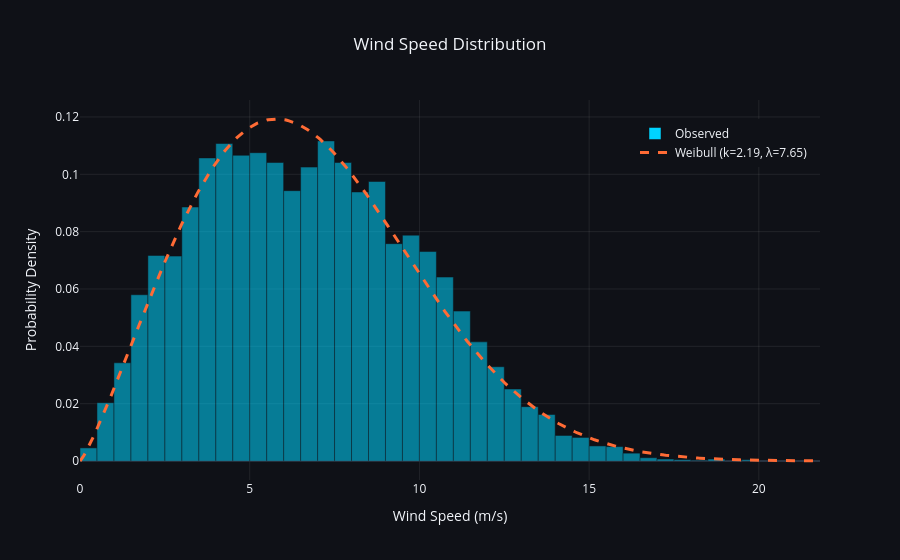

The cell this chart's notebook holds for it:
### Code cell
loc.plot_wind_distribution(weibull_params=loc.create_weibull()).show()

### Figure 1 — Plotly figure (JSON) as saved in the notebook; plotly's stock layout.template omitted (floating-point values rounded to 4 significant figures; data arrays with more than 128 entries replaced by an {"elided": "..."} marker saying what was removed)
{"data": [{"histnorm": "probability density", "marker": {"color": "#00d4ff", "line": {"color": "#0f1117", "width": 0.5}, "opacity": 0.55}, "name": "Observed", "nbinsx": 40, "type": "histogram", "x": {"elided": "8760 float values"}}, {"line": {"color": "#ff6b35", "dash": "dash", "width": 3}, "mode": "lines", "name": "Weibull (k=2.19, λ=7.65)", "type": "scatter", "x": {"elided": "500 float values"}, "y": {"elided": "500 float values"}}], "layout": {"barmode": "overlay", "legend": {"x": 0.75, "y": 0.95}, "paper_bgcolor": "#0f1117", "plot_bgcolor": "#0f1117", "title": {"text": "Wind Speed Distribution", "x": 0.5}, "xaxis": {"gridcolor": "rgba(255,255,255,0.08)", "showgrid": true, "title": {"text": "Wind Speed (m/s)"}}, "yaxis": {"gridcolor": "rgba(255,255,255,0.08)", "showgrid": true, "title": {"text": "Probability Density"}}}}
